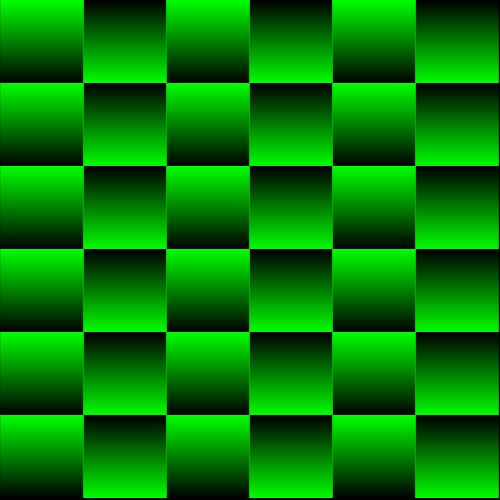
Frame 1 (no input)
Frame 60 (the mouse pressed at the canvas centre just before this capture): identical to frame 1, image omitted
Frame 120 (the mouse held since frame 60 and released just before this capture): identical to frame 1, image omitted

The Processing sketch that drew this single still picture (run headless with seeded random() and noise(); from frame 60 on, the mouse is pressed at the canvas centre):

// Processing sketch: grillaDegradadaOroenPolvo
// ── grillaDegradadaOroenPolvo.pde
// Apellido, nombre
// hhhadyoytatojsdkjasjdgkjaskdj link al video
int tam;
boolean coso;

void setup() {
  size(500, 500);

  tam = width/6;
}
void draw() {
  background(0);

  for (int i=0; i<6; i++) {
    for (int j=0; j<6; j++) {
      //if ((i+j)%2==0) {
      if (i%2==0) {
        coso=false;
      } else {
        coso=true;
      }
      cuadrado(i*tam, j*tam, tam, tam, coso);
    }
  }
}
void cuadrado(int ubicX, int ubicY, int alto, int ancho, boolean alter) {
  for (int l=ubicY; l<ubicY+alto; l++) {
    float valor;
    if (alter==true) {
      valor = map(l, ubicY, ubicY+alto, 0, 255);
    } else {
      valor = map(l, ubicY, ubicY+alto, 255, 0);
    }
    stroke(0, 255, 0, valor);
    line(ubicX, l, ubicX+ancho, l);
  }
}
